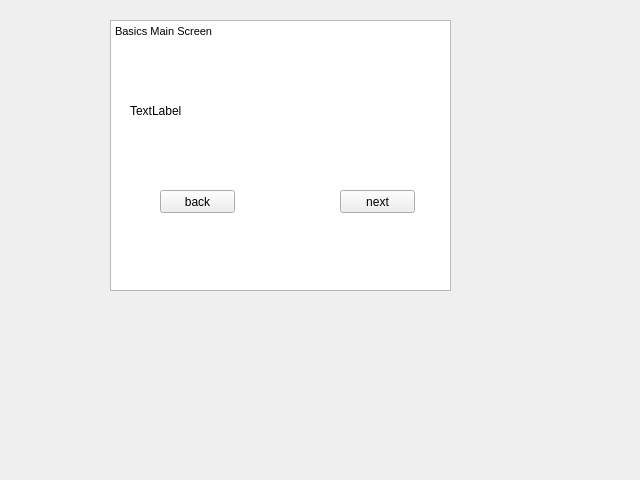
<?xml version="1.0" encoding="UTF-8"?>
<ui version="4.0">
 <class>Form</class>
 <widget class="QWidget" name="Form">
  <property name="geometry">
   <rect>
    <x>0</x>
    <y>0</y>
    <width>640</width>
    <height>480</height>
   </rect>
  </property>
  <property name="minimumSize">
   <size>
    <width>640</width>
    <height>480</height>
   </size>
  </property>
  <property name="maximumSize">
   <size>
    <width>640</width>
    <height>16777215</height>
   </size>
  </property>
  <property name="windowTitle">
   <string>Form</string>
  </property>
  <widget class="QTextBrowser" name="textBrowser">
   <property name="geometry">
    <rect>
     <x>110</x>
     <y>20</y>
     <width>341</width>
     <height>271</height>
    </rect>
   </property>
   <property name="html">
    <string>&lt;!DOCTYPE HTML PUBLIC &quot;-//W3C//DTD HTML 4.0//EN&quot; &quot;http://www.w3.org/TR/REC-html40/strict.dtd&quot;&gt;
&lt;html&gt;&lt;head&gt;&lt;meta name=&quot;qrichtext&quot; content=&quot;1&quot; /&gt;&lt;style type=&quot;text/css&quot;&gt;
p, li { white-space: pre-wrap; }
&lt;/style&gt;&lt;/head&gt;&lt;body style=&quot; font-family:'MS Shell Dlg 2'; font-size:8pt; font-weight:400; font-style:normal;&quot;&gt;
&lt;p style=&quot; margin-top:0px; margin-bottom:0px; margin-left:0px; margin-right:0px; -qt-block-indent:0; text-indent:0px;&quot;&gt;Basics Main Screen&lt;/p&gt;&lt;/body&gt;&lt;/html&gt;</string>
   </property>
  </widget>
  <widget class="QPushButton" name="btn_previous">
   <property name="geometry">
    <rect>
     <x>160</x>
     <y>190</y>
     <width>75</width>
     <height>23</height>
    </rect>
   </property>
   <property name="text">
    <string>back</string>
   </property>
  </widget>
  <widget class="QPushButton" name="btn_next">
   <property name="geometry">
    <rect>
     <x>340</x>
     <y>190</y>
     <width>75</width>
     <height>23</height>
    </rect>
   </property>
   <property name="text">
    <string>next</string>
   </property>
  </widget>
  <widget class="QLabel" name="question">
   <property name="geometry">
    <rect>
     <x>130</x>
     <y>60</y>
     <width>261</width>
     <height>101</height>
    </rect>
   </property>
   <property name="text">
    <string>TextLabel</string>
   </property>
  </widget>
 </widget>
 <resources/>
 <connections/>
</ui>
